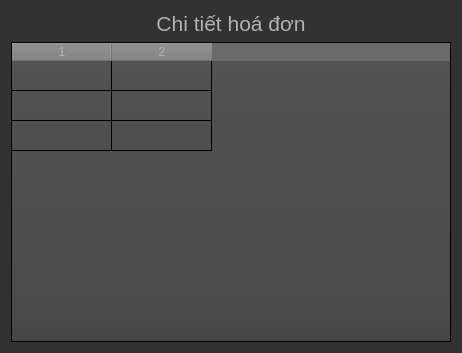
<?xml version="1.0" encoding="UTF-8"?>
<ui version="4.0">
 <class>Form</class>
 <widget class="QWidget" name="Form">
  <property name="geometry">
   <rect>
    <x>0</x>
    <y>0</y>
    <width>462</width>
    <height>353</height>
   </rect>
  </property>
  <property name="windowTitle">
   <string>Chi tiết hoá đơn</string>
  </property>
  <property name="styleSheet">
   <string notr="true">
QWidget
{
    color: #b1b1b1;
    background-color: #323232;
}

QScrollBar:horizontal {
     border: 1px solid #222222;
     background: QLinearGradient( x1: 0, y1: 0, x2: 0, y2: 1, stop: 0.0 #121212, stop: 0.2 #282828, stop: 1 #484848);
     height: 7px;
      width: 8.2px;
     margin: 0px 16px 0 16px;
}

QScrollBar::handle:horizontal
{
    background-color: #555;

      min-height: 20px;
      border-radius: 2px;
}

QScrollBar::add-line:horizontal {
      border: 1px solid #1b1b19;
      border-radius: 2px;
     background-color: #555;
      width: 14px;
      subcontrol-position: right;
      subcontrol-origin: margin;
}

QScrollBar::sub-line:horizontal {
      border: 1px solid #1b1b19;
      border-radius: 2px;
     background-color: #555;
      width: 14px;
     subcontrol-position: left;
     subcontrol-origin: margin;
}

QScrollBar::right-arrow:horizontal, QScrollBar::left-arrow:horizontal
{
      border: 1px solid black;
      width: 1px;
      height: 1px;
      background: none;
}

QScrollBar::add-page:horizontal, QScrollBar::sub-page:horizontal
{
      background: none;
}

QScrollBar:vertical
{
      background: QLinearGradient( x1: 0, y1: 0, x2: 1, y2: 0, stop: 0.0 #121212, stop: 0.2 #282828, stop: 1 #484848);
      width: 8.2px;
      margin: 16px 0 16px 0;
      border: 1px solid #222222;
}

QScrollBar::handle:vertical
{
      background-color: #555;
      min-height: 20px;
      border-radius: 2px;
}

QScrollBar::add-line:vertical
{
      border: 1px solid #1b1b19;
      border-radius: 2px;
      background-color: #555;
      height: 14px;
      subcontrol-position: bottom;
      subcontrol-origin: margin;
}

QScrollBar::sub-line:vertical
{
      border: 1px solid #1b1b19;
      border-radius: 2px;
      background-color: #555;
      height: 14px;
      subcontrol-position: top;
      subcontrol-origin: margin;
}

QScrollBar::up-arrow:vertical, QScrollBar::down-arrow:vertical
{
      border: none;
      width: 1px;
      height: 1px;
      background: none;
}


QScrollBar::add-page:vertical, QScrollBar::sub-page:vertical
{
      background: none;
}
</string>
  </property>
  <layout class="QVBoxLayout" name="verticalLayout_2">
   <item>
    <layout class="QVBoxLayout" name="verticalLayout">
     <item>
      <widget class="QLabel" name="label">
       <property name="font">
        <font>
         <pointsize>16</pointsize>
        </font>
       </property>
       <property name="styleSheet">
        <string notr="true"/>
       </property>
       <property name="text">
        <string>Chi tiết hoá đơn</string>
       </property>
       <property name="alignment">
        <set>Qt::AlignCenter</set>
       </property>
      </widget>
     </item>
     <item>
      <widget class="QTableWidget" name="table">
       <property name="styleSheet">
        <string notr="true">QTableWidget{
color: #b1b1b1;
    background-color: QLinearGradient( x1: 0, y1: 0, x2: 0, y2: 1, stop: 0 #565656, stop: 0.1 #525252, stop: 0.5 #4e4e4e, stop: 0.9 #4a4a4a, stop: 1 #464646);
    border-width: 1px;
    border-color: #1e1e1e;
}

QTableWidget:item::pressed{
    border-color: #1e1e1e;
}

QTableWidget QTableCornerButton::section {
     background-color: QLinearGradient( x1: 0, y1: 0, x2: 0, y2: 1, stop: 0 #565656, stop: 0.1 #525252, stop: 0.5 #4e4e4e, stop: 0.9 #4a4a4a, stop: 1 #464646);
}
QHeaderView, QHeaderView::section {
    background-color: rgba(128, 128, 128, 128);
}</string>
       </property>
       <property name="editTriggers">
        <set>QAbstractItemView::NoEditTriggers</set>
       </property>
       <property name="alternatingRowColors">
        <bool>false</bool>
       </property>
       <property name="selectionMode">
        <enum>QAbstractItemView::SingleSelection</enum>
       </property>
       <property name="selectionBehavior">
        <enum>QAbstractItemView::SelectRows</enum>
       </property>
       <property name="gridStyle">
        <enum>Qt::SolidLine</enum>
       </property>
       <property name="cornerButtonEnabled">
        <bool>true</bool>
       </property>
       <property name="rowCount">
        <number>3</number>
       </property>
       <property name="columnCount">
        <number>2</number>
       </property>
       <attribute name="horizontalHeaderVisible">
        <bool>true</bool>
       </attribute>
       <attribute name="horizontalHeaderCascadingSectionResizes">
        <bool>false</bool>
       </attribute>
       <attribute name="horizontalHeaderHighlightSections">
        <bool>true</bool>
       </attribute>
       <attribute name="horizontalHeaderStretchLastSection">
        <bool>false</bool>
       </attribute>
       <attribute name="verticalHeaderVisible">
        <bool>false</bool>
       </attribute>
       <attribute name="verticalHeaderStretchLastSection">
        <bool>false</bool>
       </attribute>
       <row/>
       <row/>
       <row/>
       <column/>
       <column/>
       <item row="0" column="0">
        <property name="text">
         <string/>
        </property>
       </item>
      </widget>
     </item>
    </layout>
   </item>
  </layout>
 </widget>
 <resources/>
 <connections/>
</ui>
